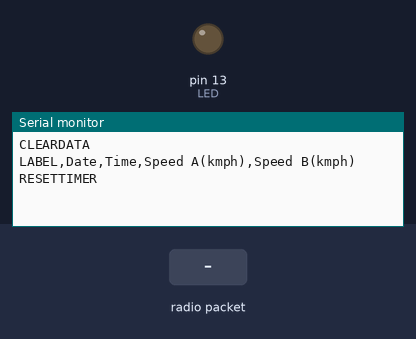
Recording of a sketch running on a simulated Arduino Uno, built with avr-gcc and run on an emulated ATmega328P. On the bench: output pins drawn as LEDs (lit = HIGH), the last lines printed to the serial monitor. The test bench sets the inputs (shaded band). No radio packets arrive unless stated; pins used as bus, display or sensor lines are not drawn.

Above: at 1.3 s.
1.4 s: radio packet "A" arrives
At 2.6 s:
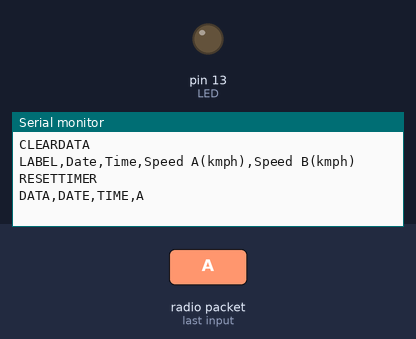
2.9 s: radio packet "B" arrives
At 3.7 s:
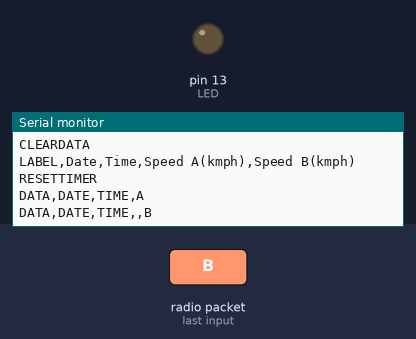
4.4 s: radio packet "1" arrives
At 4.9 s:
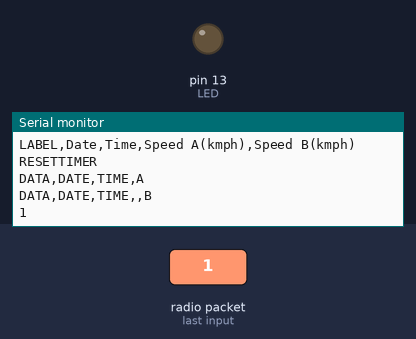

Measured:
- after the input at 1.4 s, the serial monitor: prints a new line at once (image 1)
- after the input at 2.9 s, the serial monitor: prints a new line at once (image 2)
- after the input at 4.4 s, the serial monitor: prints a new line at once (image 3)

The sketch:

Receiver_V5.0.ino
```cpp
// Arduino9x_RX
// -*- mode: C++ -*-
// Example sketch showing how to create a simple messaging client (receiver)
// with the RH_RF95 class. RH_RF95 class does not provide for addressing or
// reliability, so you should only use RH_RF95 if you do not need the higher
// level messaging abilities.
// It is designed to work with the other example Arduino9x_TX

#include <SPI.h>
#include <RH_RF95.h>

#define RFM95_CS 10
#define RFM95_RST 9
#define RFM95_INT 2
#define RF95_FREQ 915.0 //Must match RX's freq!

// Singleton instance of the radio driver
RH_RF95 rf95(RFM95_CS, RFM95_INT);

// Blinky on receipt
#define LED 13

void setup()
{
  pinMode(LED, OUTPUT);
  pinMode(RFM95_RST, OUTPUT);
  digitalWrite(RFM95_RST, HIGH);

  while (!Serial);
  Serial.begin(9600);
  delay(100);

  Serial.println("CLEARDATA");
  Serial.println("LABEL,Date,Time,Speed A(kmph),Speed B(kmph)");
  Serial.println("RESETTIMER");

  // manual reset
  digitalWrite(RFM95_RST, LOW);
  delay(10);
  digitalWrite(RFM95_RST, HIGH);
  delay(10);

  while (!rf95.init()) {
    digitalWrite(LED, LOW);
    delay(100);
    digitalWrite(LED, HIGH);
    delay(100);
    digitalWrite(LED, LOW);
    delay(100);
    digitalWrite(LED, HIGH);
    delay(500);
  }

  // Defaults after init are 434.0MHz, modulation GFSK_Rb250Fd250, +13dbM
  while (!rf95.setFrequency(RF95_FREQ)) {
    digitalWrite(LED, LOW);
    delay(100);
    digitalWrite(LED, HIGH);
    delay(100);
    digitalWrite(LED, LOW);
    delay(100);
    digitalWrite(LED, HIGH);
    delay(100);
    digitalWrite(LED, LOW);
    delay(100);
    digitalWrite(LED, HIGH);
    delay(500);
  }
  // Defaults after init are 434.0MHz, 13dBm, Bw = 125 kHz, Cr = 4/5, Sf = 128chips/symbol, CRC on

  // The default transmitter power is 13dBm, using PA_BOOST.
  // If you are using RFM95/96/97/98 modules which uses the PA_BOOST transmitter pin, then
  // you can set transmitter powers from 5 to 23 dBm:
  rf95.setTxPower(23, false);
}

void loop(){
  if (rf95.available()){
    // Should be a message for us now
    uint8_t buf[RH_RF95_MAX_MESSAGE_LEN];
    uint8_t len = sizeof(buf);
    if (rf95.recv(buf, &len)){
      if(buf[0]=='A'){
        Serial.print("DATA,DATE,TIME,");
        for(int i=1;i<len;i++){
          buf[i-1]=buf[i];
        }
        Serial.println((char*)buf);
      }else if(buf[0]=='B'){
        Serial.print("DATA,DATE,TIME,,");
        for(int i=1;i<len;i++){
          buf[i-1]=buf[i];
        }
        Serial.println((char*)buf);
      }else{
        Serial.println((char*)buf);
        //Serial.println("No data");
      }
    }
  }
}
```
